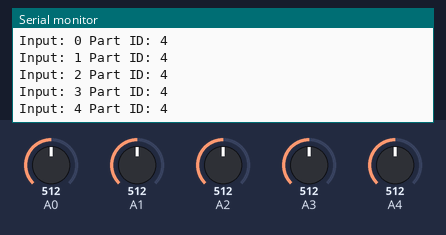
The sketch below on a simulated Arduino MKR. Parts: the last lines printed to the serial monitor. The test bench sets the inputs (shaded band); at power-on: A0 = 512, A1 = 512, A2 = 512, A3 = 512, A4 = 512. WiFi joins after 1.5 s; servers stay silent unless stated; no MQTT or app messages arrive unless stated.

Above: at 3.2 s.
3.3 s: A0 set to 716
At 3.9 s:
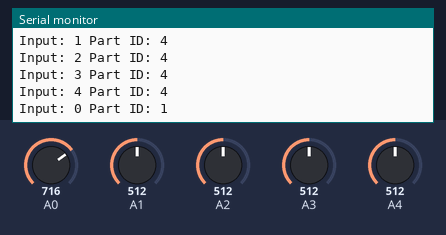
4.8 s: A1 set to 716
At 6.0 s:
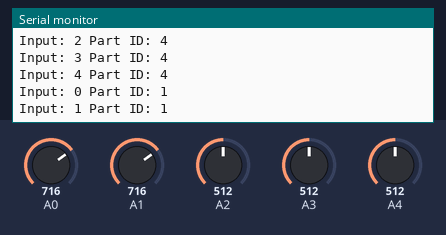
6.3 s: A2 set to 716
At 7.3 s:
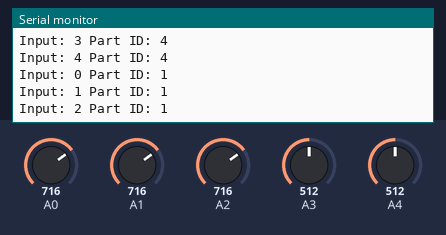
7.8 s: A3 set to 716
At 8.4 s:
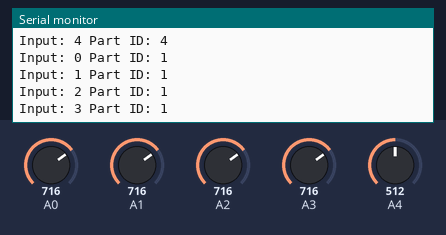
9.3 s: A4 set to 716
At 10.5 s:
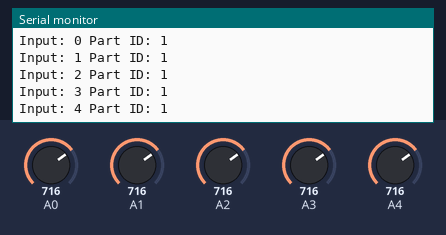
10.8 s: A0 set to 306
At 11.8 s:
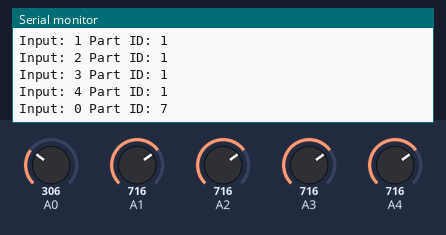
Timing chart, 0 to 13.3 s (numbered marks = the images above; inputs shaded):
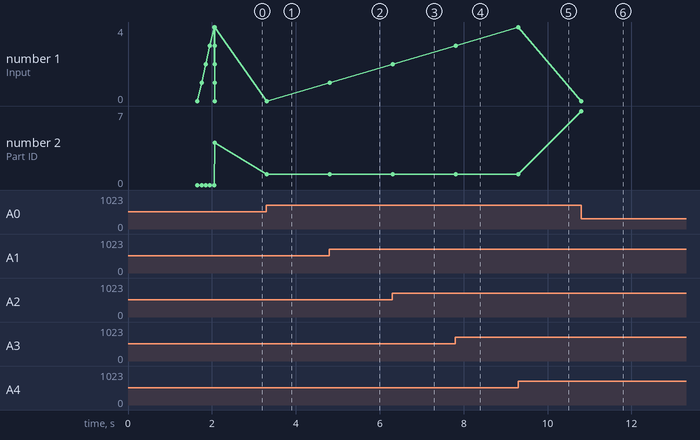

Measured:
- after the input at 3.3 s, the serial monitor: prints a new line at once (image 1)
- after the input at 4.8 s, the serial monitor: prints a new line at once (image 2)
- after the input at 6.3 s, the serial monitor: prints a new line at once (image 3)
- after the input at 7.8 s, the serial monitor: prints a new line at once (image 4)
- after the input at 9.3 s, the serial monitor: prints a new line at once (image 5)
- after the input at 10.8 s, the serial monitor: prints a new line at once (image 6)
- plotted number 1: 1 → 2 after the input at 6.3 s, 2 → 3 after the input at 7.8 s, 3 → 4 after the input at 9.3 s, 4 → 0 after the input at 10.8 s
- plotted number 2: 1 → 7 after the input at 10.8 s

The sketch:

spatialArduino.ino
```cpp
// This example uses an Arduino/Genuino Zero together with
// a WiFi101 Shield or a MKR1000 to connect to shiftr.io.
//
// IMPORTANT: This example uses the new WiFi101 library.
//
// You can check on your device after a successful
// connection here: https://shiftr.io/try.
//
// by Gilberto Conti
// https://github.com/256dpi/arduino-mqtt

#include <string.h>
#include <WiFi101.h>
#include <MQTT.h>

const char ssid[] = "BRIDGE";
const char pass[] = "internet";

WiFiClient net;
MQTTClient client;

unsigned long lastMillis = 0;

const int sensorCount = 5;
int sensorValue[sensorCount],
    lastId[sensorCount];

const int partCount = 14;
int valueList[partCount] = {1023, 734, 650, 606, 511, 459, 365, 313, 240, 206, 146, 109, 62, 34 };
char* birdName[partCount]={"none","storch", "waldkauz", "bekassine","bekassine", "bekassine","bekassine","palmkakadu","palmkakadu","palmkakadu","palmkakadu","schnurrvogel","helmspecht","blaukopfschmetterling"};
char* partName[partCount]={"none","kopf", "kopf", "kopf","fluegel", "schwanz","beine","kopf","fluegel","beine","schwanz","fluegel","kopf","beine"};
char* connectorName[sensorCount]={"head", "wings", "wings","tail", "feet"};

void connect() {
  Serial.print("checking wifi...");
  while (WiFi.status() != WL_CONNECTED) {
    Serial.print(".");
    delay(1000);
  }

  Serial.print("\nconnecting...");
  while (!client.connect("arduino-cockatoo", "arduino-cockatoo", "3fc88956d689eb72")) {
    Serial.print(".");
    delay(1000);
  }

  Serial.println("\nconnected!");

  // client.subscribe("/hello");
  // client.unsubscribe("/hello");

}

// void messageReceived(String &topic, String &payload) {
//   Serial.println("incoming: " + topic + " - " + payload);
// }

int getId(int val){

  int index = 0;
  int dif = valueList[0] - val;
  int curDif = abs(dif);
  int minDif = curDif;

  for (int k = 1; k < partCount; k++) {
    dif = valueList[k] - val;
    curDif = abs(dif);
    if (curDif < minDif) {
      index = k;
      minDif = curDif;
    }
  }

  return index;
}

// void readSignals(){
//    for (int i=0; i < sensorCount; i++){
//       sensorValue[i] = analogRead(i);
//    }
// }

void checkDifferences(){
   for (int i=0; i < sensorCount; i++){
      sensorValue[i] = analogRead(i);
      if (i == 4){
        sensorValue[i] = sensorValue[i] + 20; //weird offset
      }
      if (getId(sensorValue[i]) != lastId[i]){
          lastId[i] = getId(sensorValue[i]);
          newPart(i, lastId[i]);
      }
   }
}

void newPart(int input, int partId){
    Serial.print("Input: ");
    Serial.print(input);
    Serial.print(" Part ID: ");
    Serial.println(partId);
    //client.publish("connector", connectorName[input]);
    //client.publish("bird", birdName[partId]);
    //client.publish("part", partName[partId]);

    char combined[64] = {0};

    char part[32];
    sprintf(part,"%d",partId);

    strcat(combined, connectorName[input]);
    strcat(combined, ",");
    strcat(combined, birdName[partId]);
    strcat(combined, ",");
    strcat(combined, partName[partId]);
    strcat(combined, ",");
    strcat(combined, part);

    client.publish("eventString", combined);
}

void update(){
  // readSignals();
  checkDifferences();
}

void resetScreen(){
   for (int i=0; i < sensorCount; i++){
      delay(100);
      newPart(i, 0);
   }
};

void setup() {
  Serial.begin(115200);
  WiFi.begin(ssid,pass);

  // Note: Local domain names (e.g. "Computer.local" on OSX) are not supported by Arduino.
  // You need to set the IP address directly.
  client.begin("broker.shiftr.io", net);
  //client.onMessage(messageReceived);

  connect();

  resetScreen();
}

void loop() {
  client.loop();

  if (!client.connected()) {
    connect();
  }

  delay(10);
  update();

  // publish a message roughly every second.
//  if (millis() - lastMillis > 10) {
//    lastMillis = millis();
//  }
}
```
